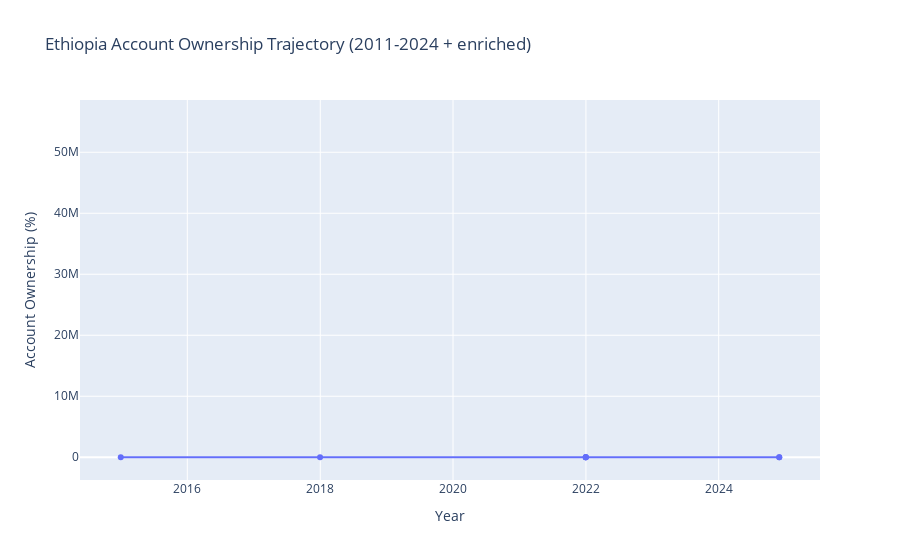

Notebook code for this chart:
### Code cell
# Cell 4: Access Analysis - Account Ownership Trajectory (Debug + Robust Filter + Typo Fix)
# Debug: Show all observation records to understand schema
obs_all = data.df[data.df['record_type'] == 'observation'].copy()
print("All observation records (for debugging schema):")
display(obs_all[['pillar', 'indicator', 'indicator_code', 'value_numeric', 'observation_date']].head(20))

print("\nUnique pillars in observations:")
print(obs_all['pillar'].unique())

print("\nUnique indicator_codes in observations:")
print(obs_all['indicator_code'].unique())

print("\nUnique indicators (text) in observations:")
print(obs_all['indicator'].unique())

# Robust filter for account ownership (Findex core indicator)
# Adjust based on actual schema – common variations: pillar='access', indicator_code='ACC_OWNERSHIP', indicator contains 'account ownership'
access_obs = data.df[
    (data.df['record_type'] == 'observation') &
    (
        (data.df['pillar'] == 'access') |
        data.df['indicator_code'].str.contains('ACC_OWNERSHIP|OWNERSHIP|ACCOUNT_OWN', na=False, case=False) |
        data.df['indicator'].str.contains('account ownership|financial account|account at a financial institution', na=False, case=False)
    )
].copy()

access_obs = access_obs.sort_values('observation_date').reset_index(drop=True)

print(f"\nFiltered access observations ({len(access_obs)} rows):")
display(access_obs[['observation_date', 'indicator', 'indicator_code', 'value_numeric', 'source_name' if 'source_name' in access_obs.columns else 'source_url']])

if access_obs.empty:
    print("No access observations found – dataset may use different naming. Check debug prints above.")
else:
    # Trajectory plot
    fig = px.line(access_obs, x='observation_date', y='value_numeric', 
                  title='Ethiopia Account Ownership Trajectory (2011-2024 + enriched)', 
                  markers=True, labels={'value_numeric': 'Account Ownership (%)'})
    fig.update_layout(xaxis_title='Year', yaxis_title='Account Ownership (%)')
    fig.show()

    # Growth rates (fixed typo: 'value_numeric')
    access_obs['growth_pp'] = access_obs['value_numeric'].diff()
    access_obs['growth_rate_%'] = access_obs['value_numeric'].pct_change() * 100

    print("Growth rates between survey years:")
    display(access_obs[['observation_date', 'value_numeric', 'growth_pp', 'growth_rate_%']])

    # 2021-2024 slowdown
    slowdown = access_obs[access_obs['observation_date'].dt.year.isin([2021, 2024])]
    print("2021-2024 slowdown (+3pp):")
    display(slowdown)

### Figure 1 — Plotly figure (JSON) as saved in the notebook; plotly's stock layout.template omitted (floating-point values rounded to 4 significant figures)
{"data": [{"hovertemplate": "observation_date=%{x}<br>Account Ownership (%)=%{y}<extra></extra>", "legendgroup": "", "line": {"color": "#636efa", "dash": "solid"}, "marker": {"symbol": "circle"}, "mode": "lines+markers", "name": "", "orientation": "v", "showlegend": false, "type": "scatter", "x": ["2014-12-31T00:00:00", "2017-12-31T00:00:00", "2021-12-31T00:00:00", "2021-12-31T00:00:00", "2021-12-31T00:00:00", "2021-12-31T00:00:00", "2024-11-29T00:00:00", "2024-11-29T00:00:00", null], "xaxis": "x", "y": [22, 35, 46, 56, 36, 20, 49, 18, 54840000], "yaxis": "y"}], "layout": {"legend": {"tracegroupgap": 0}, "title": {"text": "Ethiopia Account Ownership Trajectory (2011-2024 + enriched)"}, "xaxis": {"anchor": "y", "domain": [0, 1], "title": {"text": "Year"}}, "yaxis": {"anchor": "x", "domain": [0, 1], "title": {"text": "Account Ownership (%)"}}}}
